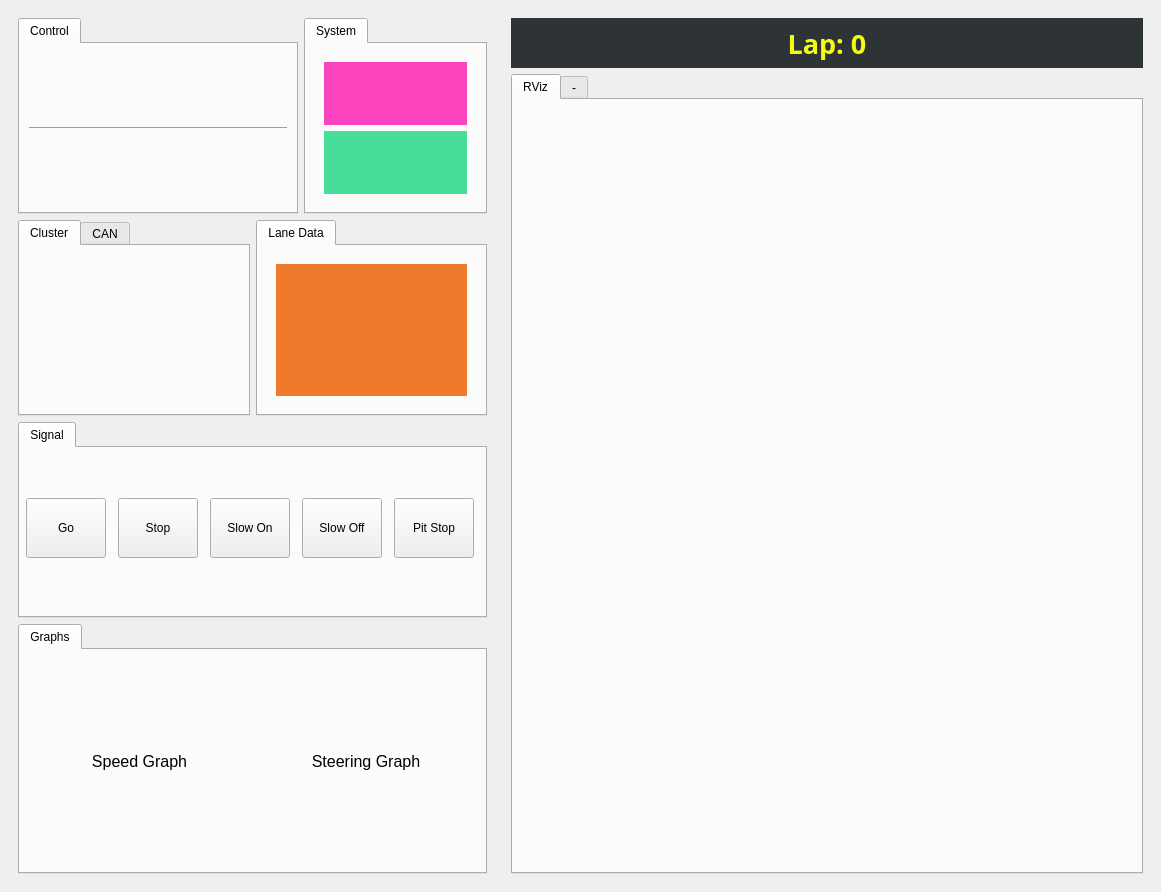
<?xml version="1.0" encoding="UTF-8"?>
<ui version="4.0">
 <class>MainWindow</class>
 <widget class="QMainWindow" name="MainWindow">
  <property name="geometry">
   <rect>
    <x>0</x>
    <y>0</y>
    <width>1161</width>
    <height>892</height>
   </rect>
  </property>
  <property name="windowTitle">
   <string>mobinha-racing UI</string>
  </property>
  <property name="windowIcon">
   <iconset>
    <normaloff>../icon/icon.png</normaloff>../icon/icon.png</iconset>
  </property>
  <property name="autoFillBackground">
   <bool>false</bool>
  </property>
  <widget class="QWidget" name="centralwidget">
   <layout class="QGridLayout" name="gridLayout">
    <item row="0" column="1">
     <widget class="QWidget" name="widget_6" native="true">
      <property name="sizePolicy">
       <sizepolicy hsizetype="Expanding" vsizetype="Expanding">
        <horstretch>4</horstretch>
        <verstretch>0</verstretch>
       </sizepolicy>
      </property>
      <layout class="QVBoxLayout" name="verticalLayout_2">
       <item>
        <widget class="QLabel" name="lapCountLabel">
         <property name="sizePolicy">
          <sizepolicy hsizetype="Preferred" vsizetype="Preferred">
           <horstretch>0</horstretch>
           <verstretch>0</verstretch>
          </sizepolicy>
         </property>
         <property name="minimumSize">
          <size>
           <width>0</width>
           <height>50</height>
          </size>
         </property>
         <property name="font">
          <font>
           <family>Ubuntu Condensed</family>
           <pointsize>20</pointsize>
           <weight>75</weight>
           <bold>true</bold>
          </font>
         </property>
         <property name="styleSheet">
          <string notr="true">background-color: rgb(46, 52, 54);
color: rgb(245,252,20);</string>
         </property>
         <property name="text">
          <string>Lap: 0</string>
         </property>
         <property name="alignment">
          <set>Qt::AlignCenter</set>
         </property>
        </widget>
       </item>
       <item>
        <layout class="QVBoxLayout" name="rightLayout">
         <item>
          <widget class="QTabWidget" name="tabWidget">
           <property name="sizePolicy">
            <sizepolicy hsizetype="Expanding" vsizetype="Expanding">
             <horstretch>0</horstretch>
             <verstretch>0</verstretch>
            </sizepolicy>
           </property>
           <property name="minimumSize">
            <size>
             <width>400</width>
             <height>720</height>
            </size>
           </property>
           <property name="maximumSize">
            <size>
             <width>16777215</width>
             <height>16777215</height>
            </size>
           </property>
           <property name="currentIndex">
            <number>0</number>
           </property>
           <widget class="QWidget" name="tabRViz">
            <property name="sizePolicy">
             <sizepolicy hsizetype="Expanding" vsizetype="Expanding">
              <horstretch>0</horstretch>
              <verstretch>0</verstretch>
             </sizepolicy>
            </property>
            <attribute name="title">
             <string>RViz</string>
            </attribute>
            <layout class="QVBoxLayout" name="verticalLayout_5">
             <item>
              <layout class="QVBoxLayout" name="rvizLayout"/>
             </item>
            </layout>
           </widget>
           <widget class="QWidget" name="tab_2">
            <attribute name="title">
             <string>-</string>
            </attribute>
            <layout class="QVBoxLayout" name="verticalLayout_6">
             <item>
              <layout class="QVBoxLayout" name="verticalLayout_3"/>
             </item>
            </layout>
           </widget>
          </widget>
         </item>
        </layout>
       </item>
      </layout>
     </widget>
    </item>
    <item row="0" column="0">
     <widget class="QWidget" name="widget_7" native="true">
      <property name="sizePolicy">
       <sizepolicy hsizetype="Expanding" vsizetype="Expanding">
        <horstretch>3</horstretch>
        <verstretch>0</verstretch>
       </sizepolicy>
      </property>
      <layout class="QVBoxLayout" name="verticalLayout_4">
       <item>
        <layout class="QVBoxLayout" name="leftLayout">
         <item>
          <layout class="QHBoxLayout" name="horizontalLayout_3">
           <item>
            <widget class="QTabWidget" name="tabWidgetControl">
             <property name="sizePolicy">
              <sizepolicy hsizetype="Expanding" vsizetype="Expanding">
               <horstretch>1</horstretch>
               <verstretch>0</verstretch>
              </sizepolicy>
             </property>
             <property name="maximumSize">
              <size>
               <width>16777215</width>
               <height>250</height>
              </size>
             </property>
             <widget class="QWidget" name="tabControl">
              <attribute name="title">
               <string>Control</string>
              </attribute>
              <layout class="QVBoxLayout" name="verticalLayout">
               <item>
                <layout class="QHBoxLayout" name="topButtonsLayout1">
                 <item>
                  <widget class="QPushButton" name="buttonOff">
                   <property name="sizePolicy">
                    <sizepolicy hsizetype="Expanding" vsizetype="Expanding">
                     <horstretch>0</horstretch>
                     <verstretch>0</verstretch>
                    </sizepolicy>
                   </property>
                   <property name="minimumSize">
                    <size>
                     <width>60</width>
                     <height>60</height>
                    </size>
                   </property>
                   <property name="cursor">
                    <cursorShape>PointingHandCursor</cursorShape>
                   </property>
                   <property name="layoutDirection">
                    <enum>Qt::LeftToRight</enum>
                   </property>
                   <property name="autoFillBackground">
                    <bool>false</bool>
                   </property>
                   <property name="styleSheet">
                    <string notr="true">QPushButton{
border:0px;
padding-top:0px;
image-position:top;
0padding-bottom:0px;
};

</string>
                   </property>
                   <property name="text">
                    <string/>
                   </property>
                   <property name="icon">
                    <iconset>
                     <normaloff>../icon/off.png</normaloff>../icon/off.png</iconset>
                   </property>
                   <property name="iconSize">
                    <size>
                     <width>60</width>
                     <height>60</height>
                    </size>
                   </property>
                   <property name="shortcut">
                    <string>Q</string>
                   </property>
                   <property name="autoRepeat">
                    <bool>false</bool>
                   </property>
                   <property name="autoExclusive">
                    <bool>true</bool>
                   </property>
                   <property name="autoRepeatDelay">
                    <number>300</number>
                   </property>
                   <property name="autoDefault">
                    <bool>false</bool>
                   </property>
                   <property name="default">
                    <bool>false</bool>
                   </property>
                   <property name="flat">
                    <bool>true</bool>
                   </property>
                  </widget>
                 </item>
                 <item>
                  <widget class="QPushButton" name="buttonOn">
                   <property name="sizePolicy">
                    <sizepolicy hsizetype="Expanding" vsizetype="Expanding">
                     <horstretch>0</horstretch>
                     <verstretch>0</verstretch>
                    </sizepolicy>
                   </property>
                   <property name="minimumSize">
                    <size>
                     <width>60</width>
                     <height>60</height>
                    </size>
                   </property>
                   <property name="cursor">
                    <cursorShape>PointingHandCursor</cursorShape>
                   </property>
                   <property name="styleSheet">
                    <string notr="true">border-color: rgb(245, 121, 0);</string>
                   </property>
                   <property name="text">
                    <string/>
                   </property>
                   <property name="icon">
                    <iconset>
                     <normaloff>../icon/on.png</normaloff>../icon/on.png</iconset>
                   </property>
                   <property name="iconSize">
                    <size>
                     <width>60</width>
                     <height>60</height>
                    </size>
                   </property>
                   <property name="shortcut">
                    <string>W</string>
                   </property>
                   <property name="flat">
                    <bool>true</bool>
                   </property>
                  </widget>
                 </item>
                 <item>
                  <widget class="QPushButton" name="buttonEPSOnly">
                   <property name="sizePolicy">
                    <sizepolicy hsizetype="Expanding" vsizetype="Expanding">
                     <horstretch>0</horstretch>
                     <verstretch>0</verstretch>
                    </sizepolicy>
                   </property>
                   <property name="minimumSize">
                    <size>
                     <width>60</width>
                     <height>60</height>
                    </size>
                   </property>
                   <property name="cursor">
                    <cursorShape>PointingHandCursor</cursorShape>
                   </property>
                   <property name="styleSheet">
                    <string notr="true">QPushButton {
                border: none;
                padding: 0;
            }</string>
                   </property>
                   <property name="text">
                    <string/>
                   </property>
                   <property name="icon">
                    <iconset>
                     <normaloff>../icon/accel.png</normaloff>../icon/accel.png</iconset>
                   </property>
                   <property name="iconSize">
                    <size>
                     <width>60</width>
                     <height>60</height>
                    </size>
                   </property>
                   <property name="shortcut">
                    <string>E</string>
                   </property>
                   <property name="autoRepeat">
                    <bool>true</bool>
                   </property>
                   <property name="flat">
                    <bool>true</bool>
                   </property>
                  </widget>
                 </item>
                 <item>
                  <widget class="QPushButton" name="buttonACCOnly">
                   <property name="sizePolicy">
                    <sizepolicy hsizetype="Expanding" vsizetype="Expanding">
                     <horstretch>0</horstretch>
                     <verstretch>0</verstretch>
                    </sizepolicy>
                   </property>
                   <property name="minimumSize">
                    <size>
                     <width>60</width>
                     <height>60</height>
                    </size>
                   </property>
                   <property name="cursor">
                    <cursorShape>PointingHandCursor</cursorShape>
                   </property>
                   <property name="styleSheet">
                    <string notr="true">border-color: rgb(245, 121, 0);</string>
                   </property>
                   <property name="text">
                    <string/>
                   </property>
                   <property name="icon">
                    <iconset>
                     <normaloff>../icon/steer.png</normaloff>../icon/steer.png</iconset>
                   </property>
                   <property name="iconSize">
                    <size>
                     <width>60</width>
                     <height>60</height>
                    </size>
                   </property>
                   <property name="shortcut">
                    <string>R</string>
                   </property>
                   <property name="flat">
                    <bool>true</bool>
                   </property>
                  </widget>
                 </item>
                </layout>
               </item>
               <item>
                <widget class="Line" name="line">
                 <property name="orientation">
                  <enum>Qt::Horizontal</enum>
                 </property>
                </widget>
               </item>
               <item>
                <layout class="QHBoxLayout" name="topButtonsLayout2">
                 <item>
                  <widget class="QPushButton" name="buttonLeft">
                   <property name="sizePolicy">
                    <sizepolicy hsizetype="Expanding" vsizetype="Expanding">
                     <horstretch>0</horstretch>
                     <verstretch>0</verstretch>
                    </sizepolicy>
                   </property>
                   <property name="minimumSize">
                    <size>
                     <width>60</width>
                     <height>60</height>
                    </size>
                   </property>
                   <property name="cursor">
                    <cursorShape>PointingHandCursor</cursorShape>
                   </property>
                   <property name="autoFillBackground">
                    <bool>false</bool>
                   </property>
                   <property name="styleSheet">
                    <string notr="true">border-color: rgb(245, 121, 0);</string>
                   </property>
                   <property name="text">
                    <string/>
                   </property>
                   <property name="icon">
                    <iconset>
                     <normaloff>../icon/left.png</normaloff>../icon/left.png</iconset>
                   </property>
                   <property name="iconSize">
                    <size>
                     <width>60</width>
                     <height>60</height>
                    </size>
                   </property>
                   <property name="shortcut">
                    <string>Left</string>
                   </property>
                   <property name="autoDefault">
                    <bool>false</bool>
                   </property>
                   <property name="flat">
                    <bool>true</bool>
                   </property>
                  </widget>
                 </item>
                 <item>
                  <widget class="QPushButton" name="buttonRight">
                   <property name="sizePolicy">
                    <sizepolicy hsizetype="Expanding" vsizetype="Expanding">
                     <horstretch>0</horstretch>
                     <verstretch>0</verstretch>
                    </sizepolicy>
                   </property>
                   <property name="minimumSize">
                    <size>
                     <width>60</width>
                     <height>60</height>
                    </size>
                   </property>
                   <property name="cursor">
                    <cursorShape>PointingHandCursor</cursorShape>
                   </property>
                   <property name="autoFillBackground">
                    <bool>false</bool>
                   </property>
                   <property name="styleSheet">
                    <string notr="true">border-color: rgb(245, 121, 0);</string>
                   </property>
                   <property name="text">
                    <string/>
                   </property>
                   <property name="icon">
                    <iconset>
                     <normaloff>../icon/right.png</normaloff>../icon/right.png</iconset>
                   </property>
                   <property name="iconSize">
                    <size>
                     <width>60</width>
                     <height>60</height>
                    </size>
                   </property>
                   <property name="shortcut">
                    <string>Right</string>
                   </property>
                   <property name="autoDefault">
                    <bool>false</bool>
                   </property>
                   <property name="flat">
                    <bool>true</bool>
                   </property>
                  </widget>
                 </item>
                 <item>
                  <widget class="QPushButton" name="buttonLeftRight">
                   <property name="sizePolicy">
                    <sizepolicy hsizetype="Expanding" vsizetype="Expanding">
                     <horstretch>0</horstretch>
                     <verstretch>0</verstretch>
                    </sizepolicy>
                   </property>
                   <property name="minimumSize">
                    <size>
                     <width>60</width>
                     <height>60</height>
                    </size>
                   </property>
                   <property name="cursor">
                    <cursorShape>PointingHandCursor</cursorShape>
                   </property>
                   <property name="autoFillBackground">
                    <bool>false</bool>
                   </property>
                   <property name="styleSheet">
                    <string notr="true">border-color: rgb(245, 121, 0);</string>
                   </property>
                   <property name="text">
                    <string/>
                   </property>
                   <property name="icon">
                    <iconset>
                     <normaloff>../icon/hazard.png</normaloff>../icon/hazard.png</iconset>
                   </property>
                   <property name="iconSize">
                    <size>
                     <width>60</width>
                     <height>60</height>
                    </size>
                   </property>
                   <property name="shortcut">
                    <string>Down</string>
                   </property>
                   <property name="autoDefault">
                    <bool>false</bool>
                   </property>
                   <property name="flat">
                    <bool>true</bool>
                   </property>
                  </widget>
                 </item>
                 <item>
                  <widget class="QPushButton" name="buttonUp">
                   <property name="sizePolicy">
                    <sizepolicy hsizetype="Expanding" vsizetype="Expanding">
                     <horstretch>0</horstretch>
                     <verstretch>0</verstretch>
                    </sizepolicy>
                   </property>
                   <property name="minimumSize">
                    <size>
                     <width>60</width>
                     <height>60</height>
                    </size>
                   </property>
                   <property name="cursor">
                    <cursorShape>PointingHandCursor</cursorShape>
                   </property>
                   <property name="autoFillBackground">
                    <bool>false</bool>
                   </property>
                   <property name="styleSheet">
                    <string notr="true">border-color: rgb(245, 121, 0);</string>
                   </property>
                   <property name="text">
                    <string/>
                   </property>
                   <property name="icon">
                    <iconset>
                     <normaloff>../icon/up.png</normaloff>../icon/up.png</iconset>
                   </property>
                   <property name="iconSize">
                    <size>
                     <width>60</width>
                     <height>60</height>
                    </size>
                   </property>
                   <property name="shortcut">
                    <string>Up</string>
                   </property>
                   <property name="autoDefault">
                    <bool>false</bool>
                   </property>
                   <property name="flat">
                    <bool>true</bool>
                   </property>
                  </widget>
                 </item>
                </layout>
               </item>
              </layout>
             </widget>
            </widget>
           </item>
           <item>
            <widget class="QTabWidget" name="tabWidgetControl_2">
             <property name="sizePolicy">
              <sizepolicy hsizetype="Expanding" vsizetype="Expanding">
               <horstretch>1</horstretch>
               <verstretch>0</verstretch>
              </sizepolicy>
             </property>
             <property name="maximumSize">
              <size>
               <width>300</width>
               <height>250</height>
              </size>
             </property>
             <property name="currentIndex">
              <number>0</number>
             </property>
             <widget class="QWidget" name="tabControl_3">
              <attribute name="title">
               <string>System</string>
              </attribute>
              <layout class="QVBoxLayout" name="verticalLayout_8">
               <item>
                <widget class="QWidget" name="widget" native="true">
                 <property name="sizePolicy">
                  <sizepolicy hsizetype="Expanding" vsizetype="Expanding">
                   <horstretch>0</horstretch>
                   <verstretch>0</verstretch>
                  </sizepolicy>
                 </property>
                 <property name="maximumSize">
                  <size>
                   <width>16777215</width>
                   <height>16777215</height>
                  </size>
                 </property>
                 <property name="font">
                  <font>
                   <pointsize>14</pointsize>
                   <weight>75</weight>
                   <bold>true</bold>
                  </font>
                 </property>
                 <property name="styleSheet">
                  <string notr="true"/>
                 </property>
                 <layout class="QVBoxLayout" name="verticalLayout_9">
                  <item>
                   <widget class="QLabel" name="systemLabel1">
                    <property name="sizePolicy">
                     <sizepolicy hsizetype="Expanding" vsizetype="Expanding">
                      <horstretch>0</horstretch>
                      <verstretch>0</verstretch>
                     </sizepolicy>
                    </property>
                    <property name="maximumSize">
                     <size>
                      <width>16777215</width>
                      <height>16777215</height>
                     </size>
                    </property>
                    <property name="font">
                     <font>
                      <pointsize>14</pointsize>
                      <weight>75</weight>
                      <bold>true</bold>
                     </font>
                    </property>
                    <property name="styleSheet">
                     <string notr="true">background-color: rgb(250, 67, 189);
color: rgb(255, 255, 255);</string>
                    </property>
                    <property name="text">
                     <string/>
                    </property>
                    <property name="alignment">
                     <set>Qt::AlignCenter</set>
                    </property>
                   </widget>
                  </item>
                  <item>
                   <widget class="QLabel" name="systemLabel2">
                    <property name="sizePolicy">
                     <sizepolicy hsizetype="Expanding" vsizetype="Expanding">
                      <horstretch>0</horstretch>
                      <verstretch>0</verstretch>
                     </sizepolicy>
                    </property>
                    <property name="maximumSize">
                     <size>
                      <width>16777215</width>
                      <height>16777215</height>
                     </size>
                    </property>
                    <property name="font">
                     <font>
                      <pointsize>14</pointsize>
                      <weight>75</weight>
                      <bold>true</bold>
                     </font>
                    </property>
                    <property name="styleSheet">
                     <string notr="true">background-color: rgb(71, 222, 154);
color: rgb(255, 255, 255);</string>
                    </property>
                    <property name="text">
                     <string/>
                    </property>
                    <property name="alignment">
                     <set>Qt::AlignCenter</set>
                    </property>
                   </widget>
                  </item>
                 </layout>
                </widget>
               </item>
              </layout>
             </widget>
            </widget>
           </item>
          </layout>
         </item>
         <item>
          <layout class="QHBoxLayout" name="horizontalLayout" stretch="0,0">
           <item>
            <widget class="QTabWidget" name="tabWidgetCluster">
             <property name="sizePolicy">
              <sizepolicy hsizetype="Expanding" vsizetype="Expanding">
               <horstretch>1</horstretch>
               <verstretch>0</verstretch>
              </sizepolicy>
             </property>
             <property name="currentIndex">
              <number>0</number>
             </property>
             <widget class="QWidget" name="tabCluster">
              <attribute name="title">
               <string>Cluster</string>
              </attribute>
              <layout class="QHBoxLayout" name="clusterLayout">
               <item>
                <layout class="QHBoxLayout" name="clusterLayout1">
                 <item>
                  <widget class="QWidget" name="widget_5" native="true">
                   <property name="sizePolicy">
                    <sizepolicy hsizetype="Preferred" vsizetype="Preferred">
                     <horstretch>8</horstretch>
                     <verstretch>0</verstretch>
                    </sizepolicy>
                   </property>
                   <layout class="QVBoxLayout" name="verticalLayout_10">
                    <item>
                     <layout class="QVBoxLayout" name="clusterLeftLayout">
                      <item>
                       <widget class="QWidget" name="widget_2" native="true">
                        <property name="sizePolicy">
                         <sizepolicy hsizetype="Preferred" vsizetype="Preferred">
                          <horstretch>0</horstretch>
                          <verstretch>5</verstretch>
                         </sizepolicy>
                        </property>
                        <layout class="QHBoxLayout" name="horizontalLayout_6">
                         <item>
                          <layout class="QHBoxLayout" name="clusterSpeedLayout"/>
                         </item>
                         <item>
                          <layout class="QHBoxLayout" name="clusterSteerLayout"/>
                         </item>
                        </layout>
                       </widget>
                      </item>
                      <item>
                       <widget class="QWidget" name="widget_3" native="true">
                        <property name="sizePolicy">
                         <sizepolicy hsizetype="Preferred" vsizetype="Preferred">
                          <horstretch>0</horstretch>
                          <verstretch>1</verstretch>
                         </sizepolicy>
                        </property>
                        <layout class="QHBoxLayout" name="horizontalLayout_5">
                         <item>
                          <layout class="QHBoxLayout" name="clusterLeftDownLayout"/>
                         </item>
                        </layout>
                       </widget>
                      </item>
                     </layout>
                    </item>
                   </layout>
                  </widget>
                 </item>
                 <item>
                  <widget class="QWidget" name="widget_4" native="true">
                   <property name="sizePolicy">
                    <sizepolicy hsizetype="Preferred" vsizetype="Preferred">
                     <horstretch>3</horstretch>
                     <verstretch>0</verstretch>
                    </sizepolicy>
                   </property>
                   <layout class="QHBoxLayout" name="horizontalLayout_4">
                    <item>
                     <layout class="QHBoxLayout" name="clusterRightLayout"/>
                    </item>
                   </layout>
                  </widget>
                 </item>
                </layout>
               </item>
              </layout>
             </widget>
             <widget class="QWidget" name="can">
              <property name="sizePolicy">
               <sizepolicy hsizetype="Expanding" vsizetype="Expanding">
                <horstretch>0</horstretch>
                <verstretch>0</verstretch>
               </sizepolicy>
              </property>
              <attribute name="title">
               <string>CAN</string>
              </attribute>
              <layout class="QHBoxLayout" name="horizontalLayout_2">
               <item>
                <layout class="QVBoxLayout" name="verticalLayout_7">
                 <item>
                  <widget class="QTableWidget" name="canTable">
                   <property name="sizeAdjustPolicy">
                    <enum>QAbstractScrollArea::AdjustToContents</enum>
                   </property>
                   <property name="showGrid">
                    <bool>true</bool>
                   </property>
                   <property name="rowCount">
                    <number>2</number>
                   </property>
                   <row/>
                   <row/>
                   <column>
                    <property name="text">
                     <string>Name</string>
                    </property>
                   </column>
                   <column>
                    <property name="text">
                     <string>Value</string>
                    </property>
                   </column>
                   <item row="0" column="0">
                    <property name="text">
                     <string>EPS Status</string>
                    </property>
                   </item>
                   <item row="1" column="0">
                    <property name="text">
                     <string>ACC Status</string>
                    </property>
                   </item>
                  </widget>
                 </item>
                </layout>
               </item>
              </layout>
             </widget>
            </widget>
           </item>
           <item>
            <widget class="QTabWidget" name="tabWidgetLane">
             <property name="enabled">
              <bool>true</bool>
             </property>
             <property name="sizePolicy">
              <sizepolicy hsizetype="Preferred" vsizetype="Preferred">
               <horstretch>1</horstretch>
               <verstretch>0</verstretch>
              </sizepolicy>
             </property>
             <property name="currentIndex">
              <number>0</number>
             </property>
             <widget class="QWidget" name="LaneData">
              <attribute name="title">
               <string>Lane Data</string>
              </attribute>
              <layout class="QVBoxLayout" name="verticalLayout_12">
               <item>
                <widget class="QWidget" name="widget_8" native="true">
                 <property name="enabled">
                  <bool>true</bool>
                 </property>
                 <property name="sizePolicy">
                  <sizepolicy hsizetype="Expanding" vsizetype="Expanding">
                   <horstretch>0</horstretch>
                   <verstretch>0</verstretch>
                  </sizepolicy>
                 </property>
                 <layout class="QVBoxLayout" name="verticalLayout_11">
                  <item>
                   <widget class="QLabel" name="laneNumberLabel">
                    <property name="enabled">
                     <bool>true</bool>
                    </property>
                    <property name="sizePolicy">
                     <sizepolicy hsizetype="Expanding" vsizetype="Expanding">
                      <horstretch>0</horstretch>
                      <verstretch>0</verstretch>
                     </sizepolicy>
                    </property>
                    <property name="minimumSize">
                     <size>
                      <width>0</width>
                      <height>50</height>
                     </size>
                    </property>
                    <property name="font">
                     <font>
                      <family>Ubuntu</family>
                      <pointsize>14</pointsize>
                      <weight>75</weight>
                      <bold>true</bold>
                     </font>
                    </property>
                    <property name="focusPolicy">
                     <enum>Qt::NoFocus</enum>
                    </property>
                    <property name="contextMenuPolicy">
                     <enum>Qt::DefaultContextMenu</enum>
                    </property>
                    <property name="styleSheet">
                     <string notr="true">background-color: rgb(240,122,43);
color: rgb(255, 255, 255);</string>
                    </property>
                    <property name="text">
                     <string/>
                    </property>
                    <property name="alignment">
                     <set>Qt::AlignCenter</set>
                    </property>
                    <property name="indent">
                     <number>30</number>
                    </property>
                   </widget>
                  </item>
                 </layout>
                </widget>
               </item>
              </layout>
             </widget>
            </widget>
           </item>
          </layout>
         </item>
         <item>
          <widget class="QTabWidget" name="tabWidgetSignal">
           <property name="sizePolicy">
            <sizepolicy hsizetype="Expanding" vsizetype="Expanding">
             <horstretch>0</horstretch>
             <verstretch>0</verstretch>
            </sizepolicy>
           </property>
           <property name="currentIndex">
            <number>0</number>
           </property>
           <widget class="QWidget" name="tab">
            <attribute name="title">
             <string>Signal</string>
            </attribute>
            <widget class="QWidget" name="layoutWidget">
             <property name="geometry">
              <rect>
               <x>0</x>
               <y>20</y>
               <width>461</width>
               <height>121</height>
              </rect>
             </property>
             <layout class="QHBoxLayout" name="signalButtonsLayout">
              <property name="leftMargin">
               <number>0</number>
              </property>
              <property name="rightMargin">
               <number>0</number>
              </property>
              <item>
               <widget class="QPushButton" name="buttonGo">
                <property name="sizePolicy">
                 <sizepolicy hsizetype="Fixed" vsizetype="Fixed">
                  <horstretch>0</horstretch>
                  <verstretch>0</verstretch>
                 </sizepolicy>
                </property>
                <property name="minimumSize">
                 <size>
                  <width>60</width>
                  <height>60</height>
                 </size>
                </property>
                <property name="cursor">
                 <cursorShape>PointingHandCursor</cursorShape>
                </property>
                <property name="styleSheet">
                 <string notr="true">QPushButton{
border:0px;
padding-top:0px;
image-position:top;
0padding-bottom:0px;
};

</string>
                </property>
                <property name="text">
                 <string>Go</string>
                </property>
                <property name="iconSize">
                 <size>
                  <width>16</width>
                  <height>16</height>
                 </size>
                </property>
                <property name="shortcut">
                 <string>A</string>
                </property>
                <property name="flat">
                 <bool>false</bool>
                </property>
               </widget>
              </item>
              <item>
               <widget class="QPushButton" name="buttonStop">
                <property name="sizePolicy">
                 <sizepolicy hsizetype="Fixed" vsizetype="Fixed">
                  <horstretch>0</horstretch>
                  <verstretch>0</verstretch>
                 </sizepolicy>
                </property>
                <property name="minimumSize">
                 <size>
                  <width>60</width>
                  <height>60</height>
                 </size>
                </property>
                <property name="text">
                 <string>Stop</string>
                </property>
                <property name="shortcut">
                 <string>S</string>
                </property>
               </widget>
              </item>
              <item>
               <widget class="QPushButton" name="buttonSlowOn">
                <property name="sizePolicy">
                 <sizepolicy hsizetype="Fixed" vsizetype="Fixed">
                  <horstretch>0</horstretch>
                  <verstretch>0</verstretch>
                 </sizepolicy>
                </property>
                <property name="minimumSize">
                 <size>
                  <width>60</width>
                  <height>60</height>
                 </size>
                </property>
                <property name="text">
                 <string>Slow On</string>
                </property>
                <property name="shortcut">
                 <string>D</string>
                </property>
               </widget>
              </item>
              <item>
               <widget class="QPushButton" name="buttonSlowOff">
                <property name="sizePolicy">
                 <sizepolicy hsizetype="Fixed" vsizetype="Fixed">
                  <horstretch>0</horstretch>
                  <verstretch>0</verstretch>
                 </sizepolicy>
                </property>
                <property name="minimumSize">
                 <size>
                  <width>60</width>
                  <height>60</height>
                 </size>
                </property>
                <property name="text">
                 <string>Slow Off</string>
                </property>
                <property name="shortcut">
                 <string>F</string>
                </property>
               </widget>
              </item>
              <item>
               <widget class="QPushButton" name="buttonPitStop">
                <property name="sizePolicy">
                 <sizepolicy hsizetype="Fixed" vsizetype="Fixed">
                  <horstretch>0</horstretch>
                  <verstretch>0</verstretch>
                 </sizepolicy>
                </property>
                <property name="minimumSize">
                 <size>
                  <width>60</width>
                  <height>60</height>
                 </size>
                </property>
                <property name="text">
                 <string>Pit Stop</string>
                </property>
                <property name="shortcut">
                 <string>G</string>
                </property>
               </widget>
              </item>
             </layout>
            </widget>
           </widget>
          </widget>
         </item>
         <item>
          <widget class="QTabWidget" name="tabWidgetGraphs">
           <property name="minimumSize">
            <size>
             <width>0</width>
             <height>250</height>
            </size>
           </property>
           <property name="maximumSize">
            <size>
             <width>16777215</width>
             <height>250</height>
            </size>
           </property>
           <widget class="QWidget" name="tabGraphs">
            <attribute name="title">
             <string>Graphs</string>
            </attribute>
            <layout class="QHBoxLayout" name="graphLayout">
             <item>
              <layout class="QVBoxLayout" name="speedLayout">
               <item>
                <widget class="QLabel" name="speedLabel">
                 <property name="minimumSize">
                  <size>
                   <width>0</width>
                   <height>20</height>
                  </size>
                 </property>
                 <property name="maximumSize">
                  <size>
                   <width>16777215</width>
                   <height>20</height>
                  </size>
                 </property>
                 <property name="styleSheet">
                  <string notr="true">font-size: 16px</string>
                 </property>
                 <property name="text">
                  <string>Speed Graph</string>
                 </property>
                 <property name="alignment">
                  <set>Qt::AlignCenter</set>
                 </property>
                </widget>
               </item>
              </layout>
             </item>
             <item>
              <layout class="QVBoxLayout" name="steerLayout">
               <item>
                <widget class="QLabel" name="steerLabel">
                 <property name="minimumSize">
                  <size>
                   <width>0</width>
                   <height>20</height>
                  </size>
                 </property>
                 <property name="maximumSize">
                  <size>
                   <width>16777215</width>
                   <height>20</height>
                  </size>
                 </property>
                 <property name="styleSheet">
                  <string notr="true">font-size: 16px</string>
                 </property>
                 <property name="text">
                  <string>Steering Graph</string>
                 </property>
                 <property name="alignment">
                  <set>Qt::AlignCenter</set>
                 </property>
                </widget>
               </item>
              </layout>
             </item>
            </layout>
           </widget>
          </widget>
         </item>
        </layout>
       </item>
      </layout>
     </widget>
    </item>
   </layout>
  </widget>
 </widget>
 <resources/>
 <connections/>
</ui>
